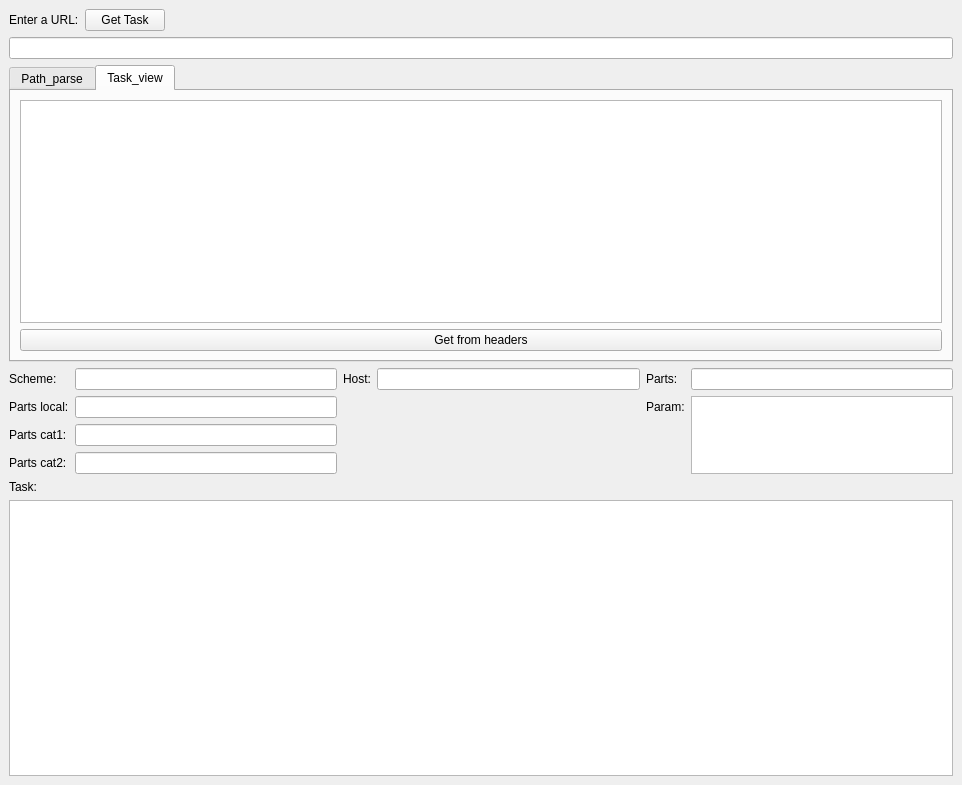
<?xml version="1.0" encoding="UTF-8"?>
<ui version="4.0">
 <class>TaskEDIT</class>
 <widget class="QMainWindow" name="TaskEDIT">
  <property name="geometry">
   <rect>
    <x>0</x>
    <y>0</y>
    <width>962</width>
    <height>785</height>
   </rect>
  </property>
  <property name="windowTitle">
   <string>Task Edit</string>
  </property>
  <widget class="QWidget" name="centralwidget">
   <layout class="QGridLayout" name="gridLayout_5">
    <item row="0" column="0">
     <layout class="QGridLayout" name="gridLayout_4">
      <item row="0" column="0">
       <widget class="QLabel" name="label">
        <property name="text">
         <string>Enter a URL:</string>
        </property>
       </widget>
      </item>
      <item row="0" column="1">
       <widget class="QPushButton" name="Get_Task">
        <property name="text">
         <string>Get Task</string>
        </property>
       </widget>
      </item>
      <item row="0" column="2">
       <spacer name="horizontalSpacer">
        <property name="orientation">
         <enum>Qt::Horizontal</enum>
        </property>
        <property name="sizeHint" stdset="0">
         <size>
          <width>268</width>
          <height>20</height>
         </size>
        </property>
       </spacer>
      </item>
      <item row="1" column="0" colspan="3">
       <widget class="QLineEdit" name="lineEdit"/>
      </item>
     </layout>
    </item>
    <item row="1" column="0">
     <widget class="QTabWidget" name="tabWidget">
      <property name="currentIndex">
       <number>1</number>
      </property>
      <widget class="QWidget" name="parse">
       <attribute name="title">
        <string>Path_parse</string>
       </attribute>
       <widget class="QGroupBox" name="groupBox">
        <property name="geometry">
         <rect>
          <x>10</x>
          <y>10</y>
          <width>761</width>
          <height>101</height>
         </rect>
        </property>
        <property name="title">
         <string>URL Components</string>
        </property>
        <layout class="QVBoxLayout" name="verticalLayout_3">
         <item>
          <widget class="QPushButton" name="Copy">
           <property name="text">
            <string>Copy</string>
           </property>
          </widget>
         </item>
        </layout>
       </widget>
      </widget>
      <widget class="QWidget" name="view">
       <attribute name="title">
        <string>Task_view</string>
       </attribute>
       <layout class="QGridLayout" name="gridLayout_3">
        <item row="0" column="0">
         <widget class="QTextEdit" name="Task_view_text"/>
        </item>
        <item row="1" column="0">
         <widget class="QPushButton" name="Get_slug_Id">
          <property name="text">
           <string>Get from headers</string>
          </property>
         </widget>
        </item>
       </layout>
      </widget>
     </widget>
    </item>
    <item row="2" column="0">
     <layout class="QGridLayout" name="gridLayout">
      <item row="0" column="0">
       <widget class="QLabel" name="label_2">
        <property name="text">
         <string>Scheme:</string>
        </property>
       </widget>
      </item>
      <item row="0" column="1">
       <widget class="QLineEdit" name="Path_scheme"/>
      </item>
      <item row="0" column="2">
       <widget class="QLabel" name="label_3">
        <property name="text">
         <string>Host:</string>
        </property>
       </widget>
      </item>
      <item row="0" column="3">
       <widget class="QLineEdit" name="Path_host">
        <property name="maximumSize">
         <size>
          <width>559</width>
          <height>22</height>
         </size>
        </property>
        <property name="maxLength">
         <number>200</number>
        </property>
        <property name="cursorPosition">
         <number>0</number>
        </property>
        <property name="alignment">
         <set>Qt::AlignLeading|Qt::AlignLeft|Qt::AlignVCenter</set>
        </property>
        <property name="dragEnabled">
         <bool>true</bool>
        </property>
        <property name="readOnly">
         <bool>true</bool>
        </property>
       </widget>
      </item>
      <item row="0" column="4">
       <widget class="QLabel" name="label_4">
        <property name="text">
         <string>Parts:</string>
        </property>
       </widget>
      </item>
      <item row="0" column="5">
       <widget class="QLineEdit" name="Path_parts">
        <property name="enabled">
         <bool>true</bool>
        </property>
        <property name="layoutDirection">
         <enum>Qt::LeftToRight</enum>
        </property>
        <property name="text">
         <string/>
        </property>
        <property name="maxLength">
         <number>2000</number>
        </property>
        <property name="frame">
         <bool>true</bool>
        </property>
        <property name="echoMode">
         <enum>QLineEdit::Normal</enum>
        </property>
        <property name="cursorPosition">
         <number>0</number>
        </property>
        <property name="dragEnabled">
         <bool>true</bool>
        </property>
        <property name="readOnly">
         <bool>true</bool>
        </property>
       </widget>
      </item>
      <item row="1" column="0">
       <widget class="QLabel" name="label_9">
        <property name="text">
         <string>Parts local:</string>
        </property>
       </widget>
      </item>
      <item row="1" column="1">
       <widget class="QLineEdit" name="Path_local"/>
      </item>
      <item row="1" column="4">
       <widget class="QLabel" name="label_5">
        <property name="text">
         <string>Param:</string>
        </property>
       </widget>
      </item>
      <item row="1" column="5" rowspan="3">
       <widget class="QListWidget" name="list_Query"/>
      </item>
      <item row="2" column="0">
       <widget class="QLabel" name="label_10">
        <property name="text">
         <string>Parts cat1:</string>
        </property>
       </widget>
      </item>
      <item row="2" column="1">
       <widget class="QLineEdit" name="Path_cat1"/>
      </item>
      <item row="3" column="0">
       <widget class="QLabel" name="label_11">
        <property name="text">
         <string>Parts cat2:</string>
        </property>
       </widget>
      </item>
      <item row="3" column="1">
       <widget class="QLineEdit" name="Path_cat2"/>
      </item>
     </layout>
    </item>
    <item row="3" column="0">
     <layout class="QGridLayout" name="gridLayout_2">
      <item row="0" column="0">
       <widget class="QLabel" name="label_6">
        <property name="text">
         <string>Task:</string>
        </property>
       </widget>
      </item>
      <item row="1" column="0">
       <widget class="QTableView" name="View_Task">
        <property name="font">
         <font>
          <pointsize>8</pointsize>
         </font>
        </property>
       </widget>
      </item>
     </layout>
    </item>
   </layout>
  </widget>
 </widget>
 <resources/>
 <connections>
  <connection>
   <sender>Get_slug_Id</sender>
   <signal>clicked()</signal>
   <receiver>Task_view_text</receiver>
   <slot>update()</slot>
   <hints>
    <hint type="sourcelabel">
     <x>330</x>
     <y>335</y>
    </hint>
    <hint type="destinationlabel">
     <x>329</x>
     <y>294</y>
    </hint>
   </hints>
  </connection>
 </connections>
 <designerdata>
  <property name="gridDeltaX">
   <number>10</number>
  </property>
  <property name="gridDeltaY">
   <number>10</number>
  </property>
  <property name="gridSnapX">
   <bool>true</bool>
  </property>
  <property name="gridSnapY">
   <bool>true</bool>
  </property>
  <property name="gridVisible">
   <bool>true</bool>
  </property>
 </designerdata>
</ui>
